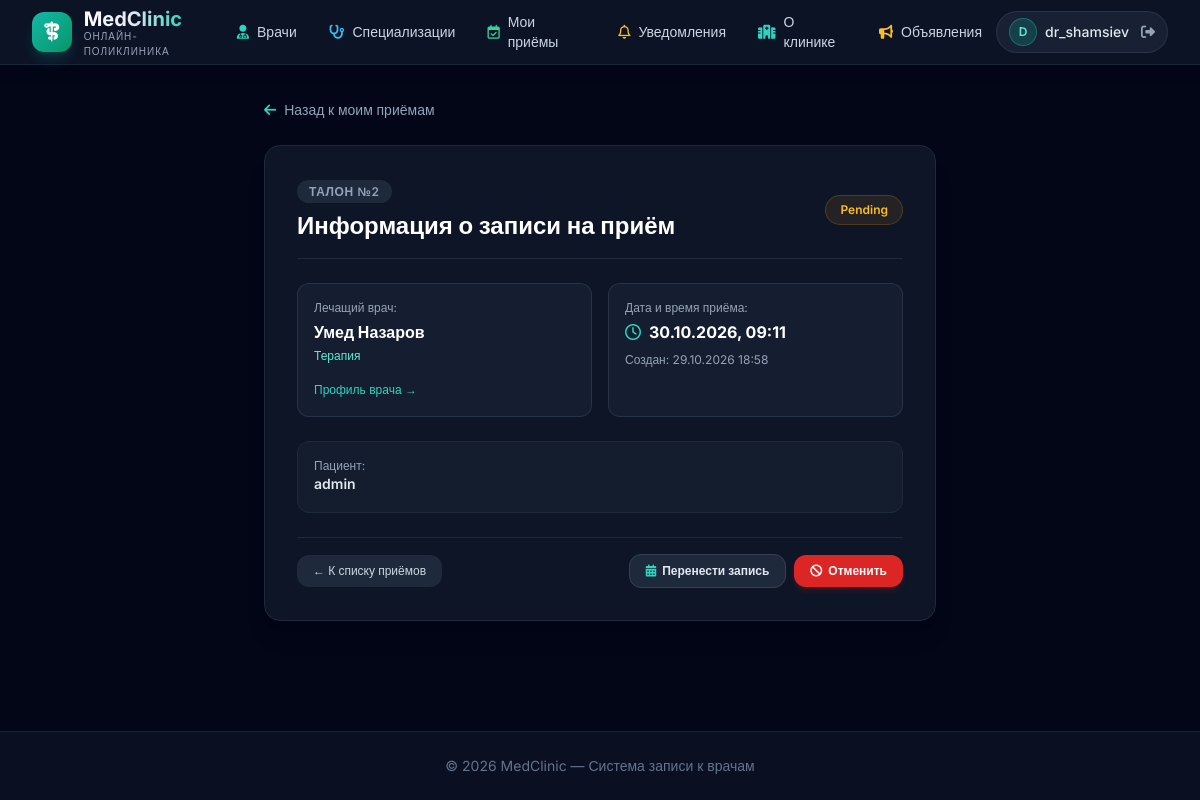
Before: /appointments/2/ (signed in) with the older database file.
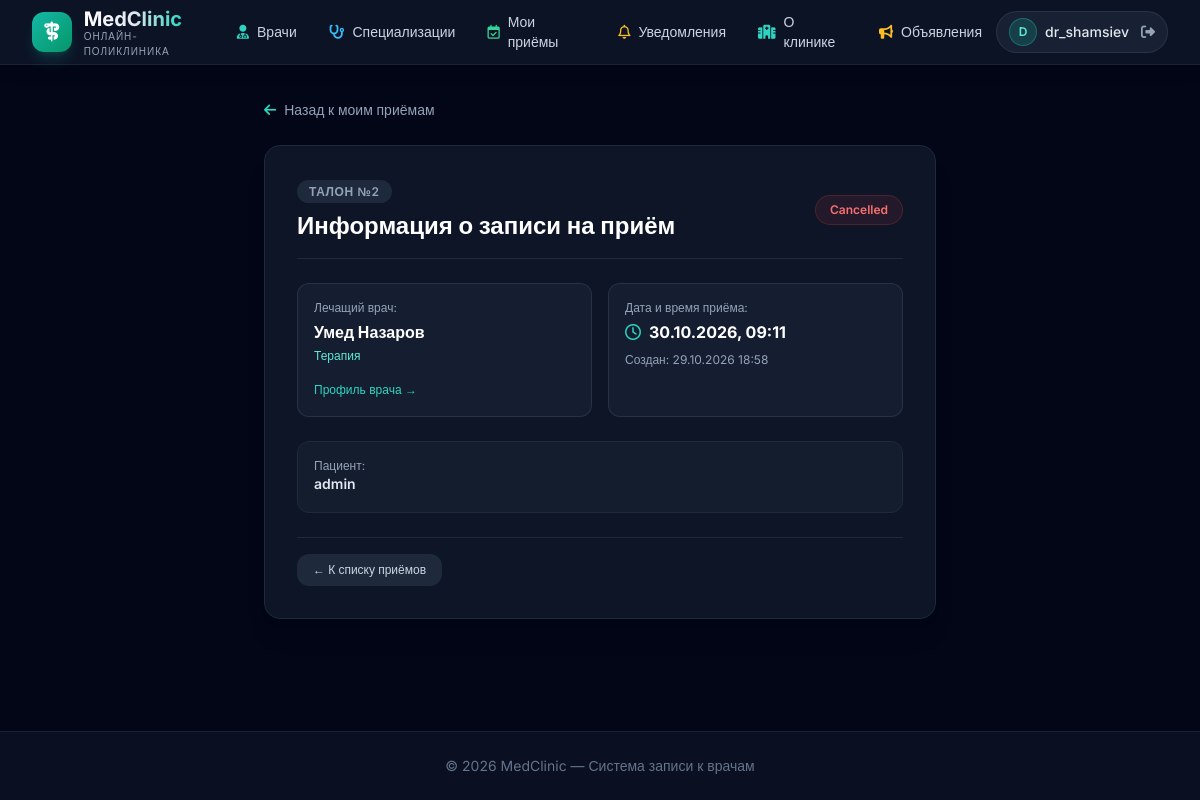
After: the same page with the newer database file.
### appointments/models.py (models this page shows, shortened)
class Appointment(models.Model):
    STATUS_CHOICES = [
        ('pending', 'Pending'),
        ('confirmed', 'Confirmed'),
        ('completed', 'Completed'),
        ('cancelled', 'Cancelled'),
    ]
    patient = models.ForeignKey(User, on_delete=models.CASCADE)
    doctor = models.ForeignKey(Doctor, on_delete=models.CASCADE)
    appointment_date = models.DateTimeField()
    status = models.CharField(max_length=20, choices=STATUS_CHOICES, default='pending')
    created_at = models.DateTimeField(auto_now_add=True)

### doctors/models.py (models this page shows, shortened)
class Doctor(models.Model):
    user=models.OneToOneField(User,related_name='doctor_profile', on_delete=models.CASCADE)
    specialization = models.ForeignKey(Specialization,on_delete=models.SET_NULL,null=True,related_name='doctors')
    services=models.ManyToManyField(Service,blank=True,related_name='doctors')
    bio=models.TextField()
    experience_years = models.PositiveIntegerField(default=0)
    photo = models.ImageField(upload_to='doctors/photos/', blank=True, null=True)
    phone = models.CharField(max_length=20, blank=True)
    is_active = models.BooleanField(default=True)
    created_at = models.DateTimeField(auto_now_add=True)

class Specialization(models.Model):
    name = models.CharField(max_length=50)
    description = models.TextField(blank=True)

### appointments/views.py (the view)
# urls.py: path('<int:pk>/', AppointmentDetailView.as_view(), name='appointment_detail'),
class AppointmentDetailView(LoginRequiredMixin, DetailView):
    model = Appointment
    template_name = 'media2/appointment_detail.html'
    context_object_name = 'appointment'

### templates/media2/appointment_detail.html (shortened to what the changed rows need)
{% extends 'base.html' %}
{% block content %}
<div class="max-w-2xl mx-auto space-y-6">
    <div class="bg-slate-900/90 border border-slate-800 rounded-2xl p-6 sm:p-8 shadow-xl space-y-6">
        <div class="flex items-center justify-between pb-4 border-b border-slate-800">
            <div>
                <span class="text-xs uppercase tracking-wider text-slate-400 bg-slate-800 px-3 py-1 rounded-full font-semibold">
                    Талон №{{ appointment.pk }}
                </span>
                <h1 class="text-xl sm:text-2xl font-bold text-white mt-2">Информация о записи на приём</h1>
            </div>
            <span class="px-3.5 py-1.5 rounded-full text-xs font-semibold
                {% if appointment.status == 'cancelled' %}
                    bg-red-500/10 text-red-400 border border-red-500/20
                {% elif appointment.status == 'confirmed' or appointment.status == 'completed' %}
                    bg-emerald-500/10 text-emerald-400 border border-emerald-500/20
                {% else %}
                    bg-amber-500/10 text-amber-400 border border-amber-500/20
                {% endif %}">
                {{ appointment.get_status_display }}
            </span>
        </div>
        <div class="grid grid-cols-1 sm:grid-cols-2 gap-4">
            <div class="bg-slate-800/50 border border-slate-700/60 p-4 rounded-xl space-y-1">
                <div class="text-xs text-slate-400">Лечащий врач:</div>
                <div class="font-bold text-white text-base">
                    {{ appointment.doctor.user.get_full_name|default:appointment.doctor.user.username }}
                </div>
                <div class="text-xs text-teal-300">
                    {{ appointment.doctor.specialization.name|default:"Общая практика" }}
                </div>
                <div class="pt-2">
                    <a href="{% url 'doctor_detail' appointment.doctor.pk %}" class="text-xs text-teal-400 hover:underline">
                    </a>
                </div>
            </div>
            <div class="bg-slate-800/50 border border-slate-700/60 p-4 rounded-xl space-y-1">
                <div class="text-xs text-slate-400">Дата и время приёма:</div>
                <div class="font-bold text-white text-base flex items-center gap-2">
                    <i class="fa-regular fa-clock text-teal-400"></i>
                    <span>{{ appointment.appointment_date|date:"d.m.Y, H:i" }}</span>
                </div>
                <div class="text-xs text-slate-400 pt-1">
                    Создан: {{ appointment.created_at|date:"d.m.Y H:i" }}
                </div>
            </div>
        </div>
        <div class="bg-slate-800/40 border border-slate-800 p-4 rounded-xl flex items-center justify-between text-sm">
            <div>
                <span class="text-xs text-slate-400 block">Пациент:</span>
                <span class="font-semibold text-slate-200">{{ appointment.patient.get_full_name|default:appointment.patient.username }}</span>
            </div>
        </div>
        <div class="pt-4 border-t border-slate-800 flex flex-wrap items-center justify-between gap-3">
            <div class="flex items-center gap-2">
                {% if appointment.status != 'cancelled' and appointment.status != 'completed' %}
                    <a href="{% url 'appointments:appointment_update' appointment.pk %}"
                       class="px-4 py-2 rounded-xl text-xs font-semibold bg-slate-800 hover:bg-slate-700 text-slate-200 border border-slate-700 transition flex items-center gap-1.5">
                        <i class="fa-solid fa-calendar-days text-teal-400"></i>
                        <span>Перенести запись</span>
                    </a>
                    <form action="{% url 'appointments:appointment_cancel' appointment.pk %}" method="post" class="m-0">
                        <button type="submit" onclick="return confirm('Отменить данную запись?')"
                                class="px-4 py-2 rounded-xl text-xs font-semibold bg-red-600 hover:bg-red-500 text-white shadow-md shadow-red-600/20 transition flex items-center gap-1.5">
                            <i class="fa-solid fa-ban"></i>
                            <span>Отменить</span>
                        </button>
                    </form>
                {% endif %}
            </div>
        </div>
    </div>
</div>
{% endblock %}

Changed rows visible on the page:
changed Appointment "Умед Назаров": status "Pending" → "Cancelled"
Other visible differences:
text no longer shown: "Перенести запись Отменить"
